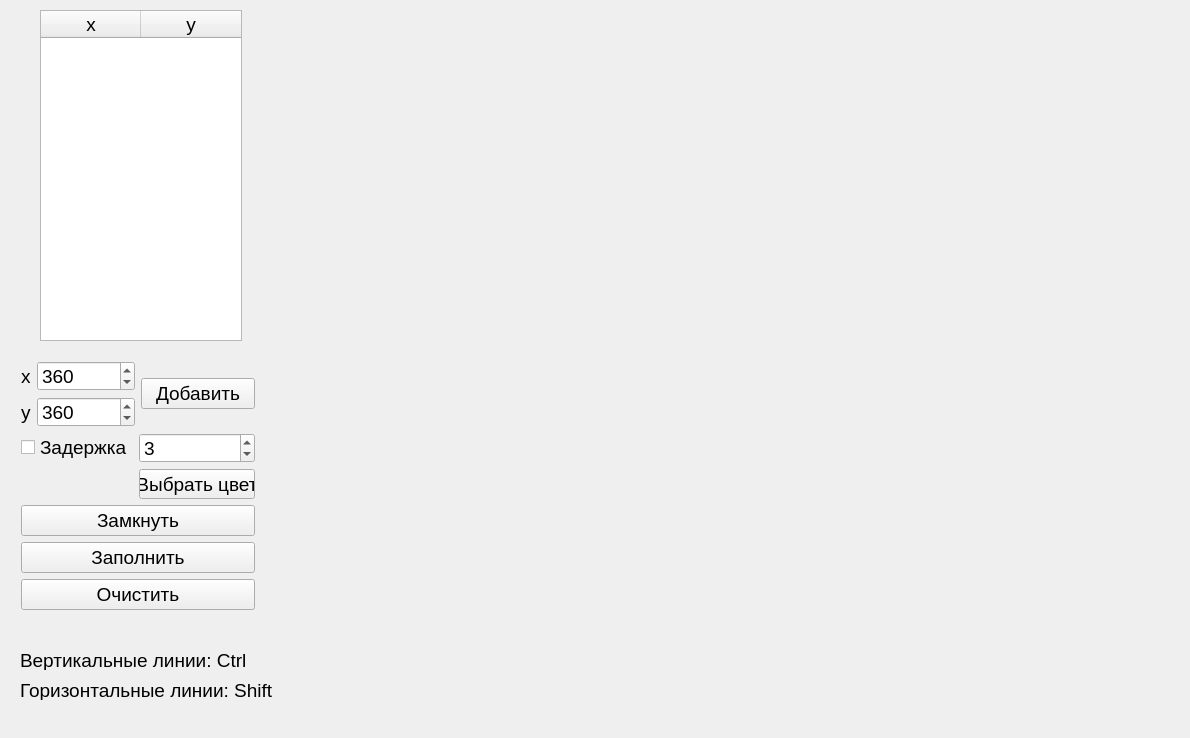
<?xml version="1.0" encoding="UTF-8"?>
<ui version="4.0">
 <class>MainWindow</class>
 <widget class="QMainWindow" name="MainWindow">
  <property name="geometry">
   <rect>
    <x>0</x>
    <y>0</y>
    <width>1190</width>
    <height>738</height>
   </rect>
  </property>
  <property name="font">
   <font>
    <pointsize>14</pointsize>
   </font>
  </property>
  <property name="windowTitle">
   <string>MainWindow</string>
  </property>
  <widget class="QWidget" name="centralWidget">
   <widget class="QTableWidget" name="tableWidget">
    <property name="geometry">
     <rect>
      <x>40</x>
      <y>10</y>
      <width>202</width>
      <height>331</height>
     </rect>
    </property>
    <column>
     <property name="text">
      <string>x</string>
     </property>
    </column>
    <column>
     <property name="text">
      <string>y</string>
     </property>
    </column>
   </widget>
   <widget class="DrawLabel" name="drawLabel">
    <property name="geometry">
     <rect>
      <x>300</x>
      <y>10</y>
      <width>721</width>
      <height>721</height>
     </rect>
    </property>
    <property name="text">
     <string/>
    </property>
   </widget>
   <widget class="QWidget" name="layoutWidget">
    <property name="geometry">
     <rect>
      <x>10</x>
      <y>350</y>
      <width>256</width>
      <height>271</height>
     </rect>
    </property>
    <layout class="QVBoxLayout" name="verticalLayout">
     <item>
      <layout class="QHBoxLayout" name="horizontalLayout">
       <item>
        <layout class="QFormLayout" name="formLayout">
         <item row="0" column="0">
          <widget class="QLabel" name="xTextLable">
           <property name="text">
            <string>x</string>
           </property>
          </widget>
         </item>
         <item row="0" column="1">
          <widget class="QSpinBox" name="xSpinBox">
           <property name="maximum">
            <number>720</number>
           </property>
           <property name="value">
            <number>360</number>
           </property>
          </widget>
         </item>
         <item row="1" column="0">
          <widget class="QLabel" name="label_3">
           <property name="text">
            <string>y</string>
           </property>
          </widget>
         </item>
         <item row="1" column="1">
          <widget class="QSpinBox" name="ySpinBox">
           <property name="maximum">
            <number>720</number>
           </property>
           <property name="value">
            <number>360</number>
           </property>
          </widget>
         </item>
        </layout>
       </item>
       <item>
        <widget class="QPushButton" name="addPointPushButton">
         <property name="text">
          <string>Добавить</string>
         </property>
        </widget>
       </item>
      </layout>
     </item>
     <item>
      <layout class="QFormLayout" name="formLayout_2">
       <item row="1" column="0">
        <widget class="QCheckBox" name="delayCheckBox">
         <property name="text">
          <string>Задержка</string>
         </property>
        </widget>
       </item>
       <item row="1" column="1">
        <widget class="QSpinBox" name="delaySpinBox">
         <property name="minimum">
          <number>1</number>
         </property>
         <property name="maximum">
          <number>10</number>
         </property>
         <property name="value">
          <number>3</number>
         </property>
        </widget>
       </item>
       <item row="2" column="0">
        <widget class="QLabel" name="colorLabel">
         <property name="minimumSize">
          <size>
           <width>60</width>
           <height>0</height>
          </size>
         </property>
         <property name="text">
          <string/>
         </property>
        </widget>
       </item>
       <item row="2" column="1">
        <widget class="QPushButton" name="setColorPushButton">
         <property name="text">
          <string>Выбрать цвет</string>
         </property>
        </widget>
       </item>
      </layout>
     </item>
     <item>
      <widget class="QPushButton" name="closePushButton">
       <property name="text">
        <string>Замкнуть</string>
       </property>
      </widget>
     </item>
     <item>
      <widget class="QPushButton" name="fillPushButton">
       <property name="text">
        <string>Заполнить</string>
       </property>
      </widget>
     </item>
     <item>
      <widget class="QPushButton" name="clearPushButton">
       <property name="text">
        <string>Очистить</string>
       </property>
      </widget>
     </item>
    </layout>
   </widget>
   <widget class="QLabel" name="label">
    <property name="geometry">
     <rect>
      <x>20</x>
      <y>650</y>
      <width>251</width>
      <height>20</height>
     </rect>
    </property>
    <property name="text">
     <string>Вертикальныe линии: Ctrl</string>
    </property>
   </widget>
   <widget class="QLabel" name="label_2">
    <property name="geometry">
     <rect>
      <x>20</x>
      <y>680</y>
      <width>261</width>
      <height>20</height>
     </rect>
    </property>
    <property name="text">
     <string>Горизонтальные линии: Shift</string>
    </property>
   </widget>
  </widget>
 </widget>
 <layoutdefault spacing="6" margin="11"/>
 <customwidgets>
  <customwidget>
   <class>DrawLabel</class>
   <extends>QLabel</extends>
   <header location="global">drawlabel.h</header>
  </customwidget>
 </customwidgets>
 <resources/>
 <connections/>
</ui>
